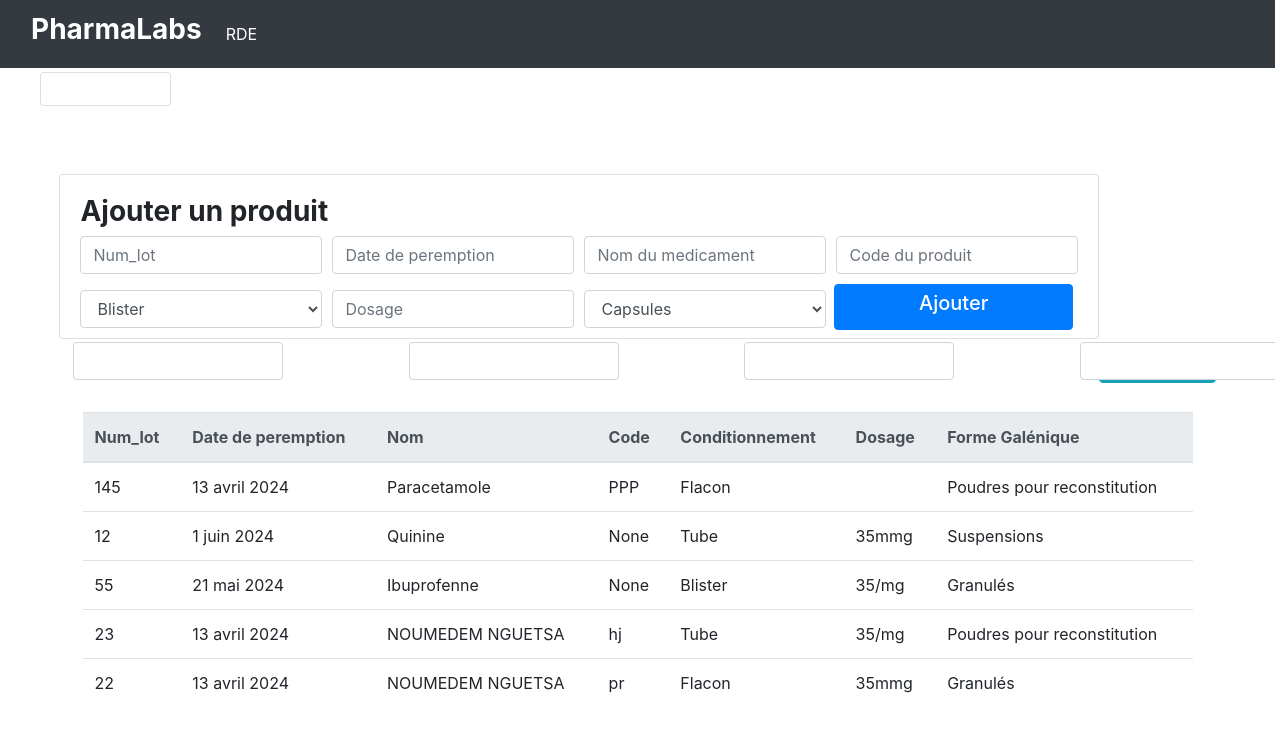
Page /produits on the committed database.
### PRODUITS/models.py (models this page shows, shortened)
class BaseProduit(models.Model):
    User = models.ForeignKey(get_user_model(),on_delete=models.CASCADE)
    num_lot = models.IntegerField( verbose_name="Numéro de lot")
    date_peremption = models.DateField(verbose_name="Date de péremption")
    nom = models.CharField(max_length=255, verbose_name="Nom")
    code = models.CharField(max_length=255, null=True, blank=True, verbose_name="Code")
    conditionnement = models.CharField(max_length=255, choices=CONDITIONNEMENTS, verbose_name="Conditionnement")
    dosage = models.CharField(max_length=255, verbose_name="Dosage")
    forme_galenique = models.CharField(max_length=255, choices=FORMES_GALENIQUES, verbose_name="Forme galénique")
    class Meta:
        abstract = True

class Produit(BaseProduit):
    pass

### PRODUITS/views.py (the view)
# urls.py: path('produits', addproduct, name='addproduct'),
def addproduct(request):
    if request.method == 'POST':
        form = ProduitForm(request.POST)
        if form.is_valid():
            add_instace= form.save(commit= False)
            add_instace.User= request.user
            add_instace.save()
            form.save()
            return redirect('addproduct')
    else:
        product = Produit.objects.all()
        form = ProduitForm()
    context = {'form': form, 'product': product}
    return render(request, 'addproduct.html', context)

### PRODUITS/forms.py
class ProduitForm(forms.ModelForm):
    num_lot = forms.IntegerField(label="",widget=forms.NumberInput(attrs={'class ': 'form-control ', 'placeholder': 'Num_lot'}))
    date_peremption = forms.DateField(label="", widget=forms.DateInput(attrs={'class ': 'form-control ', 'placeholder': "Date de peremption"}))
    nom = forms.CharField(label="", widget=forms.TextInput(attrs={'class': 'form-control ', 'placeholder': "Nom du medicament"}))
    code = forms.CharField(label="",widget=forms.TextInput(attrs={'class': 'form-control ', 'placeholder': "Code du produit"}))
    conditionnement = forms.ChoiceField(label="", choices=CONDITIONNEMENTS,widget=forms.Select(attrs={'class ': 'form-control ', 'placeholder': "Conditionnement"}))
    dosage = forms.CharField(label="", widget=forms.TextInput(attrs={'class ': 'form-control ', 'placeholder': "Dosage"}))
    forme_galenique = forms.ChoiceField(label="", choices=FORMES_GALENIQUES, widget=forms.Select(attrs={'class ': 'form-control ', 'placeholder': "Forme galenique"}))
    class Meta:
        model = Produit
        fields = ['num_lot', 'date_peremption', 'nom', 'code', 'conditionnement','dosage', 'forme_galenique']

### PRODUITS/templates/addproduct.html (shortened to what this page needs)
{% extends "base.html" %}
{% block content %}
  <nav class="navbar navbar-expand-lg  navbar-dark bg-dark fixed-top">
    <div class="container-fluid">
      <a class="navbar-brand" href="#"><h3><strong>PharmaLabs</strong></h3></a>
      <div class="collapse navbar-collapse" id="navbarNavAltMarkup">
        <div class="navbar-nav">
          <a class="nav-link active" aria-current="page" href="{% url 'gestionnaire' %}">RDE</a>
        </div>
      </div>
    </div>
  </nav>
{% include "conn.html" %}
<div class="d-flex justify-content-center align-items-center vh-100 pb-5">
  <div class="card  mb-5" style="width: 65rem; position:relative; margin-top: -15%; height: 22%; ">
    <div class="card-body">
        <form method="POST">
                <h3><strong>Ajouter un produit</strong></h3>
            <div class="form-row">
                <div class="form-group col-md-3">
                    {{ form.num_lot }}
                </div>
                <div class="form-group col-md-3">
                    {{ form.date_peremption }}
                </div>
                <div class="form-group col-md-3">
                    {{ form.nom }}
                </div>
                <div class="form-group col-md-3">
                    {{ form.code }}
                </div>
            </div>
            <div class="form-row">
                <div class="form-group col-md-3">
                    {{ form.conditionnement }}
                </div>
                <div class="form-group col-md-3">
                    {{ form.dosage }}
                </div>
                <div class="form-group col-md-3">
                    {{ form.forme_galenique }}
                </div>
                <div class="col-md-3"></div>
            </div>
            <div class="d-flex justify-content-center" style="margin-top:-6% ">
                <button type="submit" class="btn btn-primary " style=" position:relative; width: 24% ; margin-left: 75%;"><h5>Ajouter</h5></button>
            </div>
        </form>
    </div>
</div>
<a href=""   class="btn btn-info mb-4">Telecharger</a>
  <div class="search" style="position:absolute; margin-bottom:-15%; display:flex; gap:10% ; margin-left:-35% ; margin-top: -17% ">
    <input class="form-control col-2 " type="text">
    <input class="form-control col-2" type="text">
    <input class="form-control col-2" type="text">
    <input class="form-control col-2" type="text">
  </div>
</div>
  <div class="container">
    <div class="table-container " style="position: relative; margin-top:-35%">
      <table class="table float-bottom">
        <thead class="thead-light">
          <tr>
            <th scope="col">Num_lot</th>
            <th scope="col">Date de peremption</th>
            <th scope="col">Nom</th>
            <th scope="col">Code</th>
            <th scope="col">Conditionnement</th>
            <th scope="col">Dosage</th>
            <th scope="col">Forme Galénique</th>
          </tr>
        </thead>
        <tbody>
          {% for product in product %}
          <tr>
            <td>{{ product.num_lot }}</td>
            <td>{{ product.date_peremption }}</td>
            <td>{{ product.nom }}</td>
            <td>{{ product.code }}</td>
            <td>{{ product.conditionnement }}</td>
            <td>{{ product.dosage }}</td>
            <td>{{ product.forme_galenique }}</td>
          </tr>
          {% endfor %}
        </tbody>
      </table>
    </div>
  </div>
{% endblock content %}

### templates/base.html (shortened to what this page needs)
<!DOCTYPE html>
{% load static %}
<html lang="en">
<head>
    <link rel="stylesheet" type="text/css" href="{% static 'css/bootstrap.css' %}">
    <link rel="stylesheet" type="text/css" href="{% static 'css/style.css' %}">
{% block content %}
{% endblock %}
</body>
</html>

### VENTES/templates/conn.html (shortened to what this page needs)
{% extends "base.html" %}
{% block content %}
<div class="container fixed-top p-4 mt-5 ml-3" style="width: 14%;">
    <div class="card">
        <div class="card-body p-3">
        </div>
    </div>
</div>
{% endblock content %}

### static/css/style.css (style rules this page uses)
* { margin: 0; padding: 0; box-sizing: border-box; text-decoration: none; }
.card-body { position: relative; display: grid; }

### rows in the picture
Produit: num_lot "145", date_peremption "13 avril 2024", nom "Paracetamole", code "PPP", conditionnement "Flacon", forme_galenique "Poudres pour reconstitution"
Produit: num_lot "12", date_peremption "1 juin 2024", nom "Quinine", code "None", conditionnement "Tube", dosage "35mmg", forme_galenique "Suspensions"
Produit: num_lot "55", date_peremption "21 mai 2024", nom "Ibuprofenne", code "None", conditionnement "Blister", dosage "35/mg", forme_galenique "Granulés"
Produit: num_lot "23", date_peremption "13 avril 2024", nom "NOUMEDEM NGUETSA", code "hj", conditionnement "Tube", dosage "35/mg", forme_galenique "Poudres pour reconstitution"
Produit: num_lot "22", date_peremption "13 avril 2024", nom "NOUMEDEM NGUETSA", code "pr", conditionnement "Flacon", dosage "35mmg", forme_galenique "Granulés"
